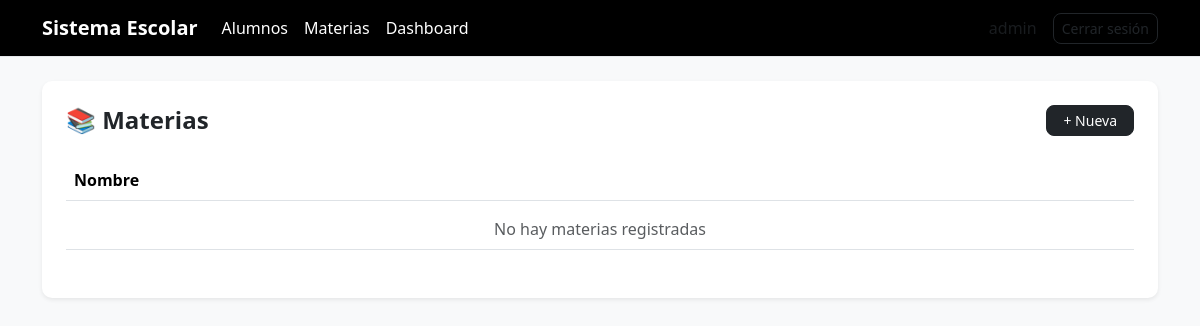
Before: /alumnos/materias/ (signed in) with the older database file.
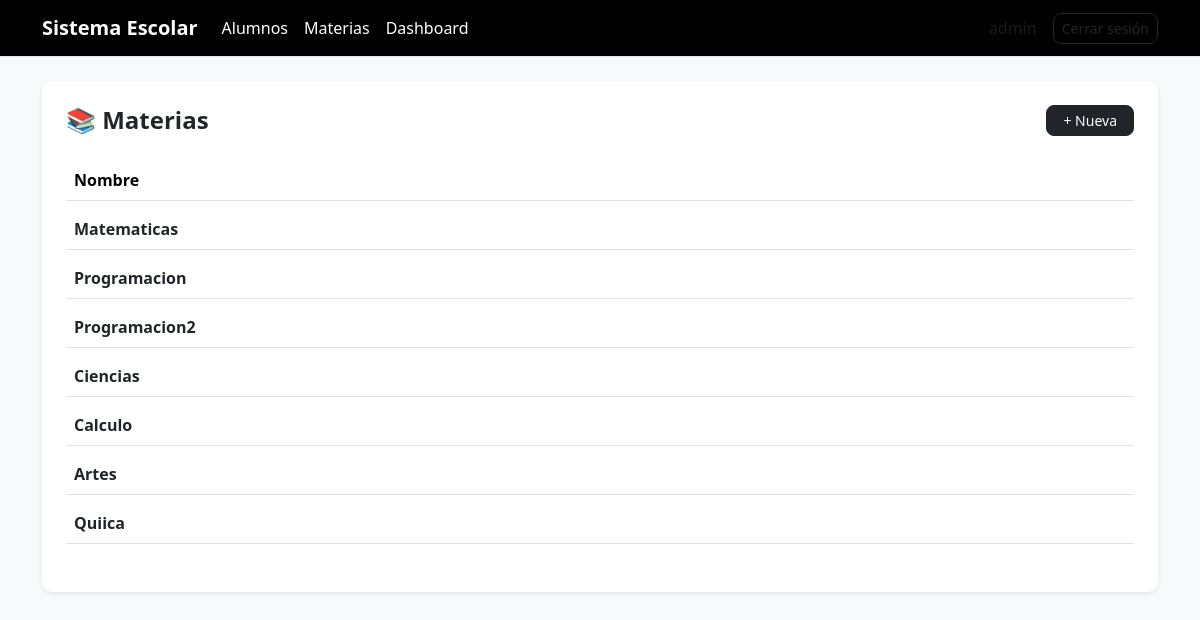
After: the same page with the newer database file.
### alumnos/models.py (models this page shows, shortened)
class Materia(models.Model):
    nombre = models.CharField(max_length=100)
    clave = models.CharField(max_length=20)
    profesor = models.CharField(max_length=100)

### alumnos/views.py (the view)
# urls.py: path('materias/', views.lista_materias, name='lista_materias'),
@login_required
def lista_materias(request):
    materias = Materia.objects.all()
    return render(request, 'alumnos/lista_materias.html', {'materias': materias})

### alumnos/templates/alumnos/lista_materias.html
{% extends 'base.html' %}
{% block content %}
<div class="card p-4 shadow-sm">
    <div class="d-flex justify-content-between align-items-center mb-3">
        <h4 class="mb-0 fw-semibold">
            📚 Materias
        </h4>
        {% if perms.alumnos.add_materia %}
        <a href="/alumnos/materias/crear/"
           class="btn btn-dark btn-sm px-3">
            + Nueva
        </a>
        {% endif %}
    </div>
    <div class="table-responsive">
        <table class="table align-middle table-hover">
            <thead class="text-muted">
                <tr>
                    <th>Nombre</th>
                </tr>
            </thead>
            <tbody>
                {% for materia in materias %}
                <tr class="fila-hover">
                    <td class="fw-semibold text-dark">
                        {{ materia.nombre }}
                    </td>
                </tr>
                {% empty %}
                <tr>
                    <td class="text-center text-muted">
                        No hay materias registradas
                    </td>
                </tr>
                {% endfor %}
            </tbody>
        </table>
    </div>
</div>
{% endblock %}

Changed rows visible on the page:
added Materia: nombre "Matematicas"
added Materia: nombre "Programacion"
added Materia: nombre "Programacion2"
added Materia: nombre "Ciencias"
added Materia: nombre "Calculo"
added Materia: nombre "Artes"
added Materia: nombre "Quiica"
Other visible differences:
text no longer shown: "No hay materias registradas"
